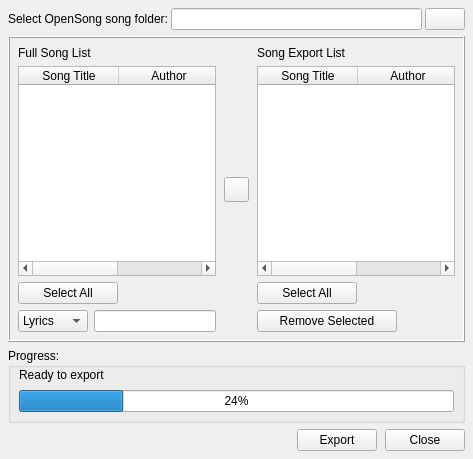
<ui version="4.0" >
 <class>OpenLPExportForm</class>
 <widget class="QWidget" name="OpenLPExportForm" >
  <property name="geometry" >
   <rect>
    <x>0</x>
    <y>0</y>
    <width>473</width>
    <height>459</height>
   </rect>
  </property>
  <property name="windowTitle" >
   <string>OpenSong Song Exporter</string>
  </property>
  <layout class="QVBoxLayout" name="verticalLayout_5" >
   <property name="margin" >
    <number>8</number>
   </property>
   <item>
    <widget class="QWidget" native="1" name="ExportFileWidget" >
     <property name="sizePolicy" >
      <sizepolicy vsizetype="Fixed" hsizetype="Preferred" >
       <horstretch>0</horstretch>
       <verstretch>0</verstretch>
      </sizepolicy>
     </property>
     <layout class="QHBoxLayout" name="horizontalLayout" >
      <property name="spacing" >
       <number>3</number>
      </property>
      <property name="margin" >
       <number>0</number>
      </property>
      <item>
       <widget class="QLabel" name="ExportFileLabel" >
        <property name="text" >
         <string>Select OpenSong song folder:</string>
        </property>
       </widget>
      </item>
      <item>
       <widget class="QLineEdit" name="ExportFileLineEdit" />
      </item>
      <item>
       <widget class="QPushButton" name="ExportFileSelectPushButton" >
        <property name="text" >
         <string/>
        </property>
        <property name="icon" >
         <iconset resource="../images/openlp-2.qrc" >
          <normaloff>:/exports/export_load.png</normaloff>:/exports/export_load.png</iconset>
        </property>
       </widget>
      </item>
     </layout>
    </widget>
   </item>
   <item>
    <widget class="QFrame" name="SongListFrame" >
     <property name="sizePolicy" >
      <sizepolicy vsizetype="Expanding" hsizetype="Expanding" >
       <horstretch>0</horstretch>
       <verstretch>0</verstretch>
      </sizepolicy>
     </property>
     <property name="frameShape" >
      <enum>QFrame::Box</enum>
     </property>
     <property name="frameShadow" >
      <enum>QFrame::Raised</enum>
     </property>
     <layout class="QHBoxLayout" name="horizontalLayout_6" >
      <property name="spacing" >
       <number>8</number>
      </property>
      <property name="margin" >
       <number>8</number>
      </property>
      <item>
       <widget class="QWidget" native="1" name="ExportFileSongListWidget" >
        <property name="sizePolicy" >
         <sizepolicy vsizetype="Expanding" hsizetype="Preferred" >
          <horstretch>0</horstretch>
          <verstretch>0</verstretch>
         </sizepolicy>
        </property>
        <layout class="QVBoxLayout" name="verticalLayout" >
         <property name="spacing" >
          <number>6</number>
         </property>
         <property name="margin" >
          <number>0</number>
         </property>
         <item>
          <widget class="QLabel" name="ExportListLabel" >
           <property name="text" >
            <string>Full Song List</string>
           </property>
          </widget>
         </item>
         <item>
          <widget class="QTableWidget" name="ExportListTable" >
           <property name="selectionMode" >
            <enum>QAbstractItemView::MultiSelection</enum>
           </property>
           <property name="showGrid" >
            <bool>false</bool>
           </property>
           <property name="wordWrap" >
            <bool>false</bool>
           </property>
           <property name="cornerButtonEnabled" >
            <bool>false</bool>
           </property>
           <column>
            <property name="text" >
             <string>Song Title</string>
            </property>
           </column>
           <column>
            <property name="text" >
             <string>Author</string>
            </property>
           </column>
          </widget>
         </item>
         <item>
          <widget class="QWidget" native="1" name="ExportSelectAllWidget" >
           <layout class="QHBoxLayout" name="horizontalLayout_2" >
            <property name="spacing" >
             <number>6</number>
            </property>
            <property name="margin" >
             <number>0</number>
            </property>
            <item>
             <widget class="QPushButton" name="ExportSelectAllPushButton" >
              <property name="sizePolicy" >
               <sizepolicy vsizetype="Fixed" hsizetype="Preferred" >
                <horstretch>0</horstretch>
                <verstretch>0</verstretch>
               </sizepolicy>
              </property>
              <property name="minimumSize" >
               <size>
                <width>100</width>
                <height>0</height>
               </size>
              </property>
              <property name="text" >
               <string>Select All</string>
              </property>
              <property name="icon" >
               <iconset resource="../images/openlp-2.qrc" >
                <normaloff>:/exports/export_selectall.png</normaloff>:/exports/export_selectall.png</iconset>
              </property>
             </widget>
            </item>
            <item>
             <spacer name="ExportSelectAllHSpacer" >
              <property name="orientation" >
               <enum>Qt::Horizontal</enum>
              </property>
              <property name="sizeType" >
               <enum>QSizePolicy::Expanding</enum>
              </property>
              <property name="sizeHint" stdset="0" >
               <size>
                <width>89</width>
                <height>20</height>
               </size>
              </property>
             </spacer>
            </item>
           </layout>
          </widget>
         </item>
         <item>
          <widget class="QWidget" native="1" name="exportFilterWidget" >
           <property name="sizePolicy" >
            <sizepolicy vsizetype="Fixed" hsizetype="Expanding" >
             <horstretch>0</horstretch>
             <verstretch>0</verstretch>
            </sizepolicy>
           </property>
           <property name="minimumSize" >
            <size>
             <width>0</width>
             <height>0</height>
            </size>
           </property>
           <layout class="QHBoxLayout" name="horizontalLayout_3" >
            <property name="margin" >
             <number>0</number>
            </property>
            <item>
             <widget class="QComboBox" name="ExportFilterComboBox" >
              <property name="minimumSize" >
               <size>
                <width>70</width>
                <height>0</height>
               </size>
              </property>
              <item>
               <property name="text" >
                <string>Lyrics</string>
               </property>
              </item>
              <item>
               <property name="text" >
                <string>Title</string>
               </property>
              </item>
              <item>
               <property name="text" >
                <string>Author</string>
               </property>
              </item>
             </widget>
            </item>
            <item>
             <widget class="QLineEdit" name="ExportFilterLineEdit" />
            </item>
           </layout>
          </widget>
         </item>
        </layout>
        <zorder>exportFilterWidget</zorder>
        <zorder>ExportListTable</zorder>
        <zorder>ExportListLabel</zorder>
        <zorder>ExportSelectAllWidget</zorder>
       </widget>
      </item>
      <item>
       <widget class="QWidget" native="1" name="AddSelectedWidget" >
        <property name="sizePolicy" >
         <sizepolicy vsizetype="Expanding" hsizetype="Preferred" >
          <horstretch>0</horstretch>
          <verstretch>0</verstretch>
         </sizepolicy>
        </property>
        <layout class="QVBoxLayout" name="verticalLayout_3" >
         <property name="margin" >
          <number>0</number>
         </property>
         <item>
          <spacer name="AddSelectedTopVSpacer" >
           <property name="orientation" >
            <enum>Qt::Vertical</enum>
           </property>
           <property name="sizeHint" stdset="0" >
            <size>
             <width>20</width>
             <height>40</height>
            </size>
           </property>
          </spacer>
         </item>
         <item>
          <widget class="QPushButton" name="AddSelectedPushButton" >
           <property name="sizePolicy" >
            <sizepolicy vsizetype="Minimum" hsizetype="Minimum" >
             <horstretch>0</horstretch>
             <verstretch>0</verstretch>
            </sizepolicy>
           </property>
           <property name="minimumSize" >
            <size>
             <width>25</width>
             <height>25</height>
            </size>
           </property>
           <property name="text" >
            <string/>
           </property>
           <property name="icon" >
            <iconset resource="../images/openlp-2.qrc" >
             <normaloff>:/exports/export_move_to_list.png</normaloff>:/exports/export_move_to_list.png</iconset>
           </property>
          </widget>
         </item>
         <item>
          <spacer name="AddSelectedBottomVSpacer" >
           <property name="orientation" >
            <enum>Qt::Vertical</enum>
           </property>
           <property name="sizeHint" stdset="0" >
            <size>
             <width>20</width>
             <height>40</height>
            </size>
           </property>
          </spacer>
         </item>
        </layout>
       </widget>
      </item>
      <item>
       <widget class="QWidget" native="1" name="SelectedFileListWidget" >
        <property name="sizePolicy" >
         <sizepolicy vsizetype="Expanding" hsizetype="Preferred" >
          <horstretch>0</horstretch>
          <verstretch>0</verstretch>
         </sizepolicy>
        </property>
        <layout class="QVBoxLayout" name="verticalLayout_2" >
         <property name="margin" >
          <number>0</number>
         </property>
         <item>
          <widget class="QLabel" name="SelectedListLabel" >
           <property name="text" >
            <string>Song Export List</string>
           </property>
          </widget>
         </item>
         <item>
          <widget class="QTableWidget" name="SelectedListTable" >
           <property name="selectionMode" >
            <enum>QAbstractItemView::MultiSelection</enum>
           </property>
           <property name="showGrid" >
            <bool>false</bool>
           </property>
           <property name="wordWrap" >
            <bool>false</bool>
           </property>
           <property name="cornerButtonEnabled" >
            <bool>false</bool>
           </property>
           <column>
            <property name="text" >
             <string>Song Title</string>
            </property>
           </column>
           <column>
            <property name="text" >
             <string>Author</string>
            </property>
           </column>
          </widget>
         </item>
         <item>
          <widget class="QWidget" native="1" name="SelectedSelectAllWidget" >
           <layout class="QHBoxLayout" name="horizontalLayout_4" >
            <property name="spacing" >
             <number>6</number>
            </property>
            <property name="margin" >
             <number>0</number>
            </property>
            <item>
             <widget class="QPushButton" name="SelectedSelectAllPushButton" >
              <property name="sizePolicy" >
               <sizepolicy vsizetype="Fixed" hsizetype="Preferred" >
                <horstretch>0</horstretch>
                <verstretch>0</verstretch>
               </sizepolicy>
              </property>
              <property name="minimumSize" >
               <size>
                <width>100</width>
                <height>0</height>
               </size>
              </property>
              <property name="text" >
               <string>Select All</string>
              </property>
              <property name="icon" >
               <iconset resource="../images/openlp-2.qrc" >
                <normaloff>:/exports/export_selectall.png</normaloff>:/exports/export_selectall.png</iconset>
              </property>
             </widget>
            </item>
            <item>
             <spacer name="SelectedSelectAllHSpacer" >
              <property name="orientation" >
               <enum>Qt::Horizontal</enum>
              </property>
              <property name="sizeType" >
               <enum>QSizePolicy::Expanding</enum>
              </property>
              <property name="sizeHint" stdset="0" >
               <size>
                <width>92</width>
                <height>20</height>
               </size>
              </property>
             </spacer>
            </item>
           </layout>
          </widget>
         </item>
         <item>
          <widget class="QWidget" native="1" name="SelectedRemoveSelectedWidget" >
           <property name="sizePolicy" >
            <sizepolicy vsizetype="Fixed" hsizetype="Expanding" >
             <horstretch>0</horstretch>
             <verstretch>0</verstretch>
            </sizepolicy>
           </property>
           <layout class="QHBoxLayout" name="horizontalLayout_5" >
            <property name="margin" >
             <number>0</number>
            </property>
            <item>
             <widget class="QPushButton" name="SelectedRemoveSelectedButton" >
              <property name="sizePolicy" >
               <sizepolicy vsizetype="Fixed" hsizetype="Minimum" >
                <horstretch>0</horstretch>
                <verstretch>0</verstretch>
               </sizepolicy>
              </property>
              <property name="minimumSize" >
               <size>
                <width>140</width>
                <height>0</height>
               </size>
              </property>
              <property name="text" >
               <string>Remove Selected</string>
              </property>
              <property name="icon" >
               <iconset resource="../images/openlp-2.qrc" >
                <normaloff>:/exports/export_remove.png</normaloff>:/exports/export_remove.png</iconset>
              </property>
             </widget>
            </item>
            <item>
             <spacer name="SelectedRemoveSelectedHSpacer" >
              <property name="orientation" >
               <enum>Qt::Horizontal</enum>
              </property>
              <property name="sizeHint" stdset="0" >
               <size>
                <width>49</width>
                <height>20</height>
               </size>
              </property>
             </spacer>
            </item>
           </layout>
          </widget>
         </item>
        </layout>
       </widget>
      </item>
     </layout>
     <zorder>ExportFileSongListWidget</zorder>
     <zorder>SelectedFileListWidget</zorder>
     <zorder>AddSelectedWidget</zorder>
    </widget>
   </item>
   <item>
    <widget class="QGroupBox" name="ProgressGroupBox" >
     <property name="sizePolicy" >
      <sizepolicy vsizetype="Fixed" hsizetype="Expanding" >
       <horstretch>0</horstretch>
       <verstretch>0</verstretch>
      </sizepolicy>
     </property>
     <property name="title" >
      <string>Progress:</string>
     </property>
     <layout class="QVBoxLayout" name="verticalLayout_4" >
      <property name="spacing" >
       <number>8</number>
      </property>
      <property name="leftMargin" >
       <number>8</number>
      </property>
      <property name="topMargin" >
       <number>0</number>
      </property>
      <property name="rightMargin" >
       <number>8</number>
      </property>
      <property name="bottomMargin" >
       <number>8</number>
      </property>
      <item>
       <widget class="QLabel" name="ProgressLabel" >
        <property name="text" >
         <string>Ready to export</string>
        </property>
       </widget>
      </item>
      <item>
       <widget class="QProgressBar" name="ProgressBar" >
        <property name="value" >
         <number>24</number>
        </property>
       </widget>
      </item>
     </layout>
    </widget>
   </item>
   <item>
    <widget class="QWidget" native="1" name="ButtonBarWidget" >
     <layout class="QHBoxLayout" name="horizontalLayout_7" >
      <property name="spacing" >
       <number>8</number>
      </property>
      <property name="margin" >
       <number>0</number>
      </property>
      <item>
       <spacer name="ButtonBarHSpacer" >
        <property name="orientation" >
         <enum>Qt::Horizontal</enum>
        </property>
        <property name="sizeHint" stdset="0" >
         <size>
          <width>288</width>
          <height>20</height>
         </size>
        </property>
       </spacer>
      </item>
      <item>
       <widget class="QPushButton" name="ExportPushButton" >
        <property name="text" >
         <string>Export</string>
        </property>
       </widget>
      </item>
      <item>
       <widget class="QPushButton" name="ClosePushButton" >
        <property name="text" >
         <string>Close</string>
        </property>
       </widget>
      </item>
     </layout>
    </widget>
   </item>
  </layout>
 </widget>
 <resources>
  <include location="../images/openlp-2.qrc" />
 </resources>
 <connections>
  <connection>
   <sender>ClosePushButton</sender>
   <signal>clicked()</signal>
   <receiver>OpenLPExportForm</receiver>
   <slot>close()</slot>
   <hints>
    <hint type="sourcelabel" >
     <x>436</x>
     <y>436</y>
    </hint>
    <hint type="destinationlabel" >
     <x>462</x>
     <y>455</y>
    </hint>
   </hints>
  </connection>
  <connection>
   <sender>ExportSelectAllPushButton</sender>
   <signal>clicked()</signal>
   <receiver>ExportListTable</receiver>
   <slot>selectAll()</slot>
   <hints>
    <hint type="sourcelabel" >
     <x>75</x>
     <y>281</y>
    </hint>
    <hint type="destinationlabel" >
     <x>88</x>
     <y>176</y>
    </hint>
   </hints>
  </connection>
  <connection>
   <sender>SelectedSelectAllPushButton</sender>
   <signal>clicked()</signal>
   <receiver>SelectedListTable</receiver>
   <slot>selectAll()</slot>
   <hints>
    <hint type="sourcelabel" >
     <x>311</x>
     <y>277</y>
    </hint>
    <hint type="destinationlabel" >
     <x>339</x>
     <y>190</y>
    </hint>
   </hints>
  </connection>
  <connection>
   <sender>SelectedRemoveSelectedButton</sender>
   <signal>clicked()</signal>
   <receiver>SelectedListTable</receiver>
   <slot>clear()</slot>
   <hints>
    <hint type="sourcelabel" >
     <x>379</x>
     <y>308</y>
    </hint>
    <hint type="destinationlabel" >
     <x>389</x>
     <y>188</y>
    </hint>
   </hints>
  </connection>
 </connections>
</ui>
